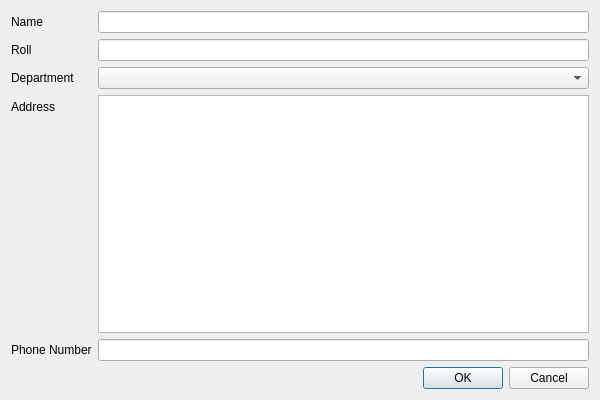
<?xml version="1.0" encoding="UTF-8"?>
<ui version="4.0">
 <class>AddStudent</class>
 <widget class="QDialog" name="AddStudent">
  <property name="geometry">
   <rect>
    <x>0</x>
    <y>0</y>
    <width>600</width>
    <height>400</height>
   </rect>
  </property>
  <property name="windowTitle">
   <string>Dialog</string>
  </property>
  <layout class="QFormLayout" name="formLayout_2">
   <item row="0" column="0">
    <widget class="QLabel" name="nameLabel">
     <property name="text">
      <string>Name</string>
     </property>
    </widget>
   </item>
   <item row="0" column="1">
    <widget class="QLineEdit" name="name"/>
   </item>
   <item row="1" column="0">
    <widget class="QLabel" name="rollLabel">
     <property name="text">
      <string>Roll</string>
     </property>
    </widget>
   </item>
   <item row="1" column="1">
    <widget class="QLineEdit" name="roll"/>
   </item>
   <item row="2" column="0">
    <widget class="QLabel" name="deptLabel">
     <property name="text">
      <string>Department</string>
     </property>
    </widget>
   </item>
   <item row="2" column="1">
    <widget class="QComboBox" name="depts"/>
   </item>
   <item row="3" column="0">
    <widget class="QLabel" name="addressLabel">
     <property name="text">
      <string>Address</string>
     </property>
    </widget>
   </item>
   <item row="3" column="1">
    <widget class="QTextEdit" name="address"/>
   </item>
   <item row="4" column="0">
    <widget class="QLabel" name="phoneLabel">
     <property name="text">
      <string>Phone Number</string>
     </property>
    </widget>
   </item>
   <item row="4" column="1">
    <widget class="QLineEdit" name="phone"/>
   </item>
   <item row="5" column="1">
    <widget class="QDialogButtonBox" name="buttonBox">
     <property name="standardButtons">
      <set>QDialogButtonBox::Cancel|QDialogButtonBox::Ok</set>
     </property>
    </widget>
   </item>
  </layout>
 </widget>
 <resources/>
 <connections/>
</ui>
